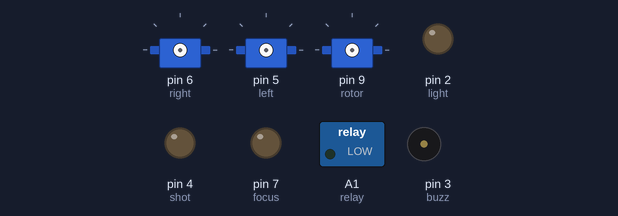
Simulated run of this sketch. Board: Arduino Uno, built with avr-gcc and run on an emulated ATmega328P. On the bench: 3 × servo, switched loads named in the sketch (green lamp = pin HIGH), output pins drawn as LEDs (lit = HIGH), buzzer (waves = sounding, pin HIGH).

Above: at 0.1 s.
At 3.6 s:
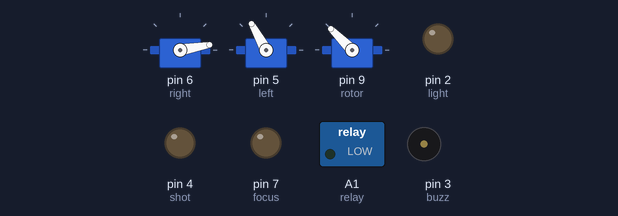
At 5.6 s:
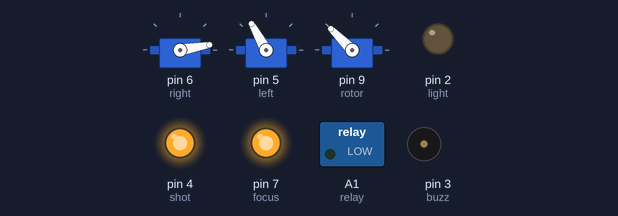
At 8.7 s:
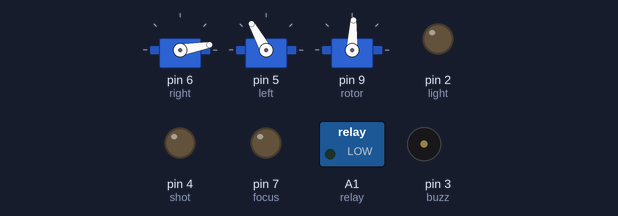
At 10.6 s:
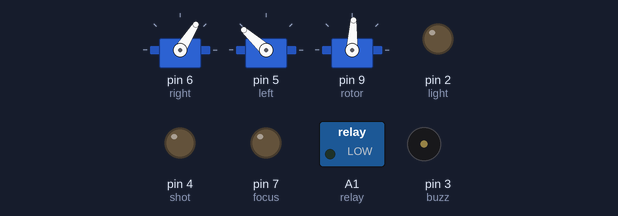
At 13.6 s:
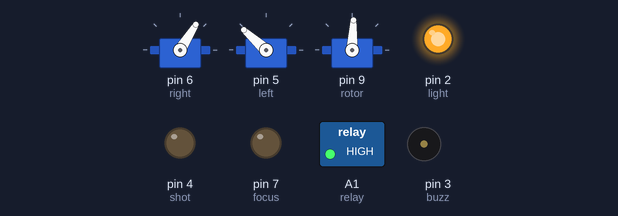
Timing chart, 0 to 15.1 s (numbered marks = the images above):
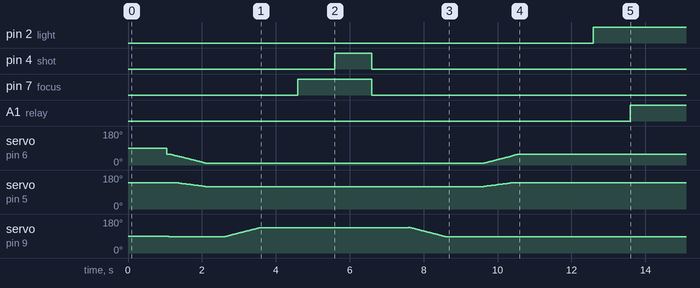

The sketch:

RoboticHandController.ino
```cpp
#include <SPI.h>
#include <Wire.h>
#include "RTClib.h"
#include <Servo.h>

const int chipSelect = 10;
RTC_DS1307 RTC;

Servo rotor;
Servo left;
Servo right;

int rightStart = 57;
int rotorStart = 87;
int leftStart = 138;

int posRotor = rotorStart;
int posRight = rightStart;
int posLeft = leftStart;

int rightStop = 10;
int rotorStop = 135;

int focus = 7;
int shot = 4;
int light = 2;

const int waterSens = A0;
const int buzz = 3;
int SensorValue;
int relay = A1;
int servoDelay = 20;


void setup() {

  pinMode(light, OUTPUT);
  pinMode(focus, OUTPUT);
  pinMode(shot, OUTPUT);

  Serial.begin(9600);
  Wire.begin();
  RTC.begin();

  if (!RTC.isrunning()) {
	  Serial.println("RTC is NOT running!");
  }
  pinMode(buzz, OUTPUT);
  pinMode(waterSens, INPUT);
  pinMode(relay, OUTPUT);
}

void loop() {

  // turn light on
  digitalWrite(light, LOW);
  delay(1000);

  right.attach(6);
  left.attach(5);
  rotor.attach(9);

  posRotor = rotorStart;
  posRight = rightStart;
  posLeft = leftStart;

  left.write(posLeft);
  delay(50);
  right.write(posRight);
  delay(50);
  rotor.write(posRotor);
  delay(50);

  // raise robotic arm
  for (int i = 0; i < 10; i++) {
    posRight -= 1;
    right.write(posRight);
    delay(servoDelay);
  }

  // raise robotic arm
  for (; posRight >= rightStop; posRight -= 1) {
    right.write(posRight);
    if (posRight % 2 == 0) {
      posLeft -= 1;
      left.write(posLeft);
    }
    delay(servoDelay);
  }

  delay(500);
  right.detach();
  left.detach();

  // rotate opened arm
  for (; posRotor <= rotorStop; posRotor += 1) {
        rotor.write(posRotor);
        delay(servoDelay);
  }
  delay(1000);

  // take the photo
  digitalWrite(focus, HIGH);
  delay(1000);
  digitalWrite(shot, HIGH);
  delay(1000);

  digitalWrite(focus, LOW);
  digitalWrite(shot, LOW);

  delay(1000);

  // rotate back opened arm
  for (; posRotor >= rotorStart; posRotor -= 1) {
    rotor.write(posRotor);
    delay(servoDelay);
  }

  rotor.detach();
  right.attach(6);
  left.attach(5);
  delay(1000);

  // lower robotic arm
  for (; posRight <= (rightStart - 10); posRight += 1) {
    right.write(posRight);
    if (posRight % 2 == 0) {
      posLeft += 1;
      left.write(posLeft);
    }
    delay(servoDelay);
  }

  // lower robotic arm
  for (int i = 0; i < 10; i++) {
    posRight += 1;
    right.write(posRight);
    delay(servoDelay);
  }

  delay(1000);

  right.detach();
  left.detach();
  delay(1000);

  // turn light off
  digitalWrite(light, HIGH);


  // check water level
  digitalWrite(relay, LOW);
  delay(1000);

  int sensorValue = analogRead(waterSens);
  int i = 0;
  int alarmOn = 0;

  digitalWrite(relay, HIGH);
  delay(100);

  // activate alaram if water level is low
  if (sensorValue <= 50) {
	alarmOn = 1;
    for (i = 0; i < 60; i++) {
        tone(buzz, 800, 800);
        delay(500);
        tone(buzz, 600, 600);
        delay(500);
    }
  }

  // correct wait time interval by program execution time
  unsigned long bigDelay = 345942;
  if (alarmOn) {
    bigDelay -= 60000;
  }

  delay(bigDelay);
}
```

Measured:
- by itself, pin 2 (light): LOW → HIGH at 12.6 s
- by itself, pin 4 (shot): LOW → HIGH at 5.6 s, → LOW 1.0 s later
- by itself, pin 7 (focus): LOW → HIGH at 4.6 s, → LOW 2.0 s later
- by itself, A1 (relay): LOW → HIGH at 13.6 s
